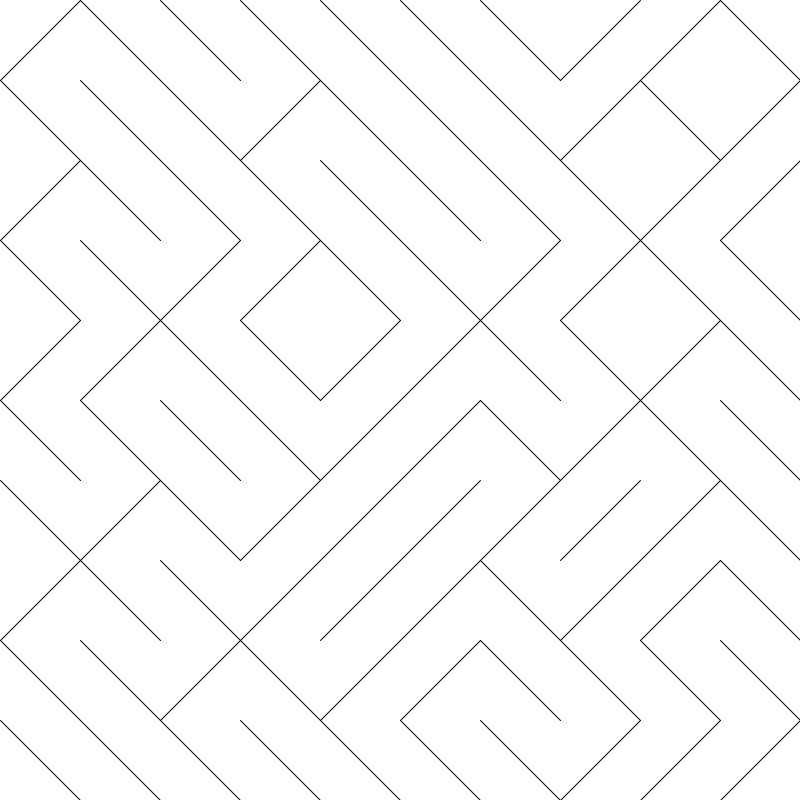
Frame 1 (no input)
Frame 60 (the mouse pressed at the canvas centre just before this capture): identical to frame 1, image omitted
Frame 120 (the mouse held since frame 60 and released just before this capture): identical to frame 1, image omitted

The Processing sketch that drew this single still picture (run headless with seeded random() and noise(); from frame 60 on, the mouse is pressed at the canvas centre):

// Processing sketch: diagonal_patterns_04
// ── diagonal_patterns_04.pde
int strokeWeight0 = 1;
int strokeWeight1 = 1;

int strokeCap0 = ROUND;
int strokeCap1 = ROUND;

int colorBg = color(255);
int color0 = color(0);
int color1 = color(0);

int alpha0 = 255;
int alpha1 = 255;

int gridWidth = 10;
int gridHeight = 10;
int[][] grid;

void setup() {
  size(800, 800);
  initGrid();
}

void draw() {
  float x1, y1, x2, y2;

  background(colorBg);

  for (int gridX = 0; gridX < gridWidth; gridX++) {
    for (int gridY = 0; gridY < gridHeight; gridY++) {
      x1 = gridX * width / gridWidth;
      y1 = gridY * height / gridHeight;

      x2 = x1 + width / gridWidth;
      y2 = y1 + height / gridHeight;

      if (grid[gridX][gridY] == 0) {
        strokeCap(strokeCap0);
        strokeWeight(strokeWeight0);
        stroke(color0, alpha0);
        line(x1, y1, x2, y2);
      } else {
        strokeCap(strokeCap1);
        strokeWeight(strokeWeight1);
        stroke(color1, alpha1);
        line(x1, y2, x2, y1);
      }
    }
  }
}

void initGrid() {
  int orientation;

  grid = new int[gridWidth][gridHeight];

  for (int gridX = 0; gridX < gridWidth; gridX++) {
    for (int gridY = 0; gridY < gridHeight; gridY++) {
      orientation = int(random(0, 2));
      grid[gridX][gridY] = orientation;
    }
  }
}

void keyPressed() {
  // new
  if (key == ' ') {
    initGrid();
  }

  // cap line 0
  if (key == 'a') {
    strokeCap0 = ROUND;
  } else if (key == 'z') {
    strokeCap0 = SQUARE;
  } else if (key == 'e') {
    strokeCap0 = PROJECT;
  }

  // cap line 1
  if (key == 'q') {
    strokeCap1 = ROUND;
  } else if (key == 's') {
    strokeCap1 = SQUARE;
  } else if (key == 'd') {
    strokeCap1 = PROJECT;
  }

  // color background
  if (key == '1') {
    colorBg = color(255);
  } else if (key == '2') {
    colorBg = color(242, 228, 186);
  }

  // color line 0
  if (key == 'u') {
    color0 = color(0);
  } else if (key == 'i') {
    color0 = color(242, 87, 144);
  }

  // color line 1
  if (key == 'j') {
    color1 = color(0);
  } else if (key == 'k') {
    color1 = color(29, 110, 128);
  }

  // alpha line 0
  if (key == 'o') {
    alpha0 = 255;
  } else if (key == 'p') {
    alpha0 = 100;
  }

  // alpha line 1
  if (key == 'l') {
    alpha1 = 255;
  } else if (key == 'm') {
    alpha1 = 100;
  }
}

void mouseMoved() {
  strokeWeight0 = round(map(mouseX, 0, width, 1, width / gridWidth * 1.5));
  strokeWeight1 = round(map(mouseY, 0, height, 1, height / gridHeight * 1.5));
}
